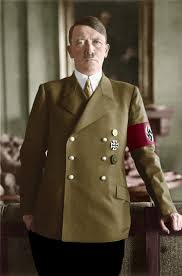
%> input picture dip_lab3/Hitler.jpg, 182 x 276 px
$ octave Jpeg_DCT.m   (GNU Octave 9; MATLAB toolbox functions it lacks are replaced by stand-ins)
%> lines starting %> are read from the running program, lines starting %| are printed output that depends on the picture
clc;
clear all;
close all;

% Read image
I = imread('Hitler.jpg');
%> I is the input picture: size 276x182x3 uint8; mean R, G, B 89.2, 77.8, 59.7
if size(I,3) == 3
    I = rgb2gray(I);        % Convert to grayscale
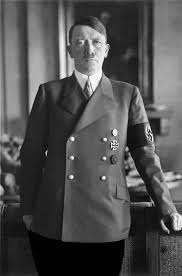
%> I: size 276x182 uint8; min 0, max 254, mean 79.2
end
I = double(I);              % Convert to double
%> I: size 276x182 double

% JPEG quantization matrix
Q = [16 11 10 16 24 40 51 61;
     12 12 14 19 26 58 60 55;
     14 13 16 24 40 57 69 56;
     14 17 22 29 51 87 80 62;
     18 22 37 56 68 109 103 77;
     24 35 55 64 81 104 113 92;
     49 64 78 87 103 121 120 101;
     72 92 95 98 112 100 103 99];

Q = Q * 10;                 % High compression factor
blockSize = 8;

[m,n] = size(I);
%> m = 276; n = 182
reconstructed = zeros(m,n);

% Manual DCT basis matrix
C = zeros(8,8);
for u = 0:7
    for x = 0:7
        if u == 0
            alpha = 1/sqrt(8);
        else
            alpha = sqrt(2/8);
        end
        C(u+1,x+1) = alpha * cos(((2*x+1)*u*pi)/16);
    end
end

% Block-wise JPEG processing
for i = 1:blockSize:(m-blockSize+1)
    for j = 1:blockSize:(n-blockSize+1)

        block = I(i:i+7,j:j+7) - 128;     % Level shift

        dctBlock = C * block * C';        % Forward DCT
        quantBlock = round(dctBlock ./ Q);
        dequantBlock = quantBlock .* Q;

        idctBlock = C' * dequantBlock * C; % Inverse DCT
        idctBlock = idctBlock + 128;

        reconstructed(i:i+7,j:j+7) = idctBlock;

    end
end
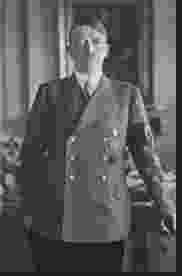
%> reconstructed: size 276x182 double; min -41.77, max 291.4, mean 75; drawn with min black and max white

reconstructed = uint8(reconstructed);
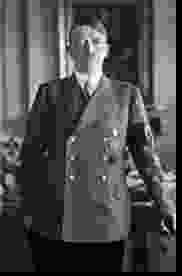
%> reconstructed: size 276x182 uint8; min 0, max 255, mean 75

figure; imshow(uint8(I)); title('Original Image');
figure; imshow(reconstructed); title('Reconstructed Image');
